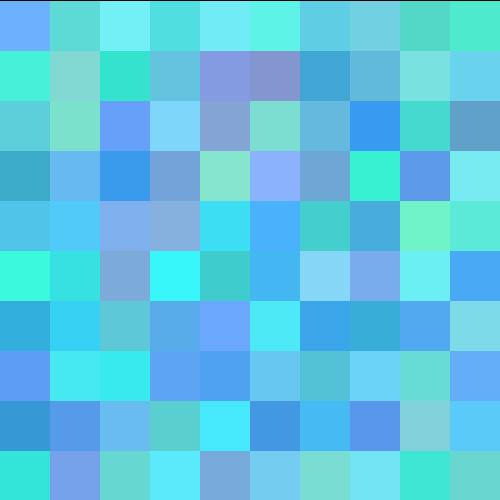
Frame 1 (no input)
Frame 60 (the mouse pressed at the canvas centre just before this capture): identical to frame 1, image omitted
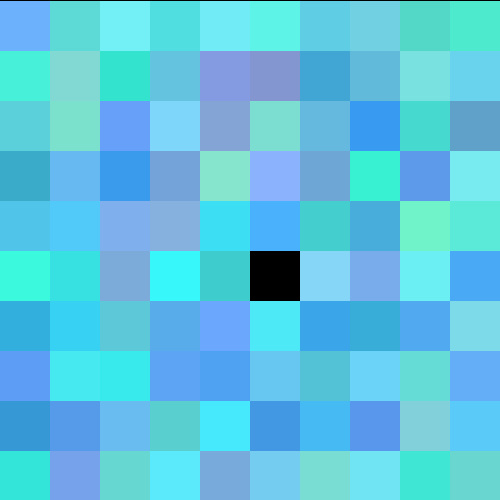
Frame 120 (the mouse held since frame 60 and released just before this capture)

The Processing sketch that drew these frames (run headless with seeded random() and noise(); from frame 60 on, the mouse is pressed at the canvas centre):

// Processing sketch: TwoDArray_3
// ── TwoDArray_3.pde
int size = 50; 
color[][] grid = new int[size][size]; 
int[][] opacity = new int[size][size]; 
int[][] speed = new int[size][size]; 

boolean [][] fall = new boolean[size][size]; 
void setup(){
  size(500, 500); 
  noStroke(); 
  
  
  //setting rectangles = to grid of colors 
  for (int i = 0; i< size; i++){
    for (int j = 0; j< size; j++){
      grid[i][j] = color(random(50,140), random(150,255), random(200,255)); 
      opacity[i][j]= 255; 
      speed[i][j] = 1; 
    }
  }
}

void draw(){
  background(0); 
  //for(int i = 0; i< size; i++){
  //  for(int j = 0; j< size; j++){
    
    //reverse loop to draw squares over top of each other 
    for(int i = size-1; i>= 0; i--){
      for(int j = size-1; j>= 0; j--){
      fill(grid[i][j], opacity[i][j]);
      rect(i*size, j*size+speed[i][j], size, size);
    
      if(mousePressed){
        if(mouseX>=(i*size) && mouseX<((i+1)*size) && mouseY>=(j*size) && mouseY < ((j+1)*size)){
          //speed[i][j] ++;  
          fall[i][j] = true; 
        }
      }
      if(fall[i][j]){
          speed[i][j] += 10; 
      }
    }
  }
}
